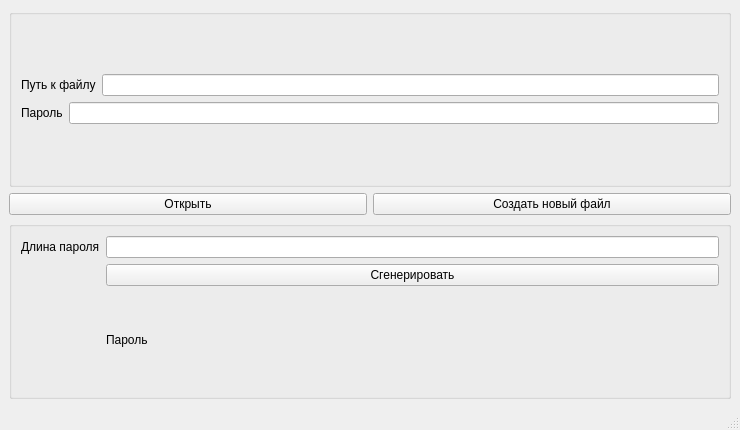
<?xml version="1.0" encoding="UTF-8"?>
<ui version="4.0">
 <class>MainWindow</class>
 <widget class="QMainWindow" name="MainWindow">
  <property name="geometry">
   <rect>
    <x>0</x>
    <y>0</y>
    <width>740</width>
    <height>430</height>
   </rect>
  </property>
  <property name="windowTitle">
   <string>MainWindow</string>
  </property>
  <widget class="QWidget" name="centralwidget">
   <layout class="QVBoxLayout" name="verticalLayout_2">
    <item>
     <widget class="QGroupBox" name="groupBox">
      <property name="title">
       <string/>
      </property>
      <layout class="QGridLayout" name="gridLayout">
       <item row="0" column="0">
        <layout class="QVBoxLayout" name="verticalLayout">
         <item>
          <layout class="QHBoxLayout" name="horizontalLayout_2">
           <item>
            <widget class="QLabel" name="label">
             <property name="text">
              <string>Путь к файлу</string>
             </property>
            </widget>
           </item>
           <item>
            <widget class="QLineEdit" name="lineEdit"/>
           </item>
          </layout>
         </item>
         <item>
          <layout class="QHBoxLayout" name="horizontalLayout">
           <item>
            <widget class="QLabel" name="label_2">
             <property name="text">
              <string>Пароль</string>
             </property>
            </widget>
           </item>
           <item>
            <widget class="QLineEdit" name="lineEdit_2"/>
           </item>
          </layout>
         </item>
        </layout>
       </item>
      </layout>
     </widget>
    </item>
    <item>
     <layout class="QHBoxLayout" name="horizontalLayout_3">
      <item>
       <widget class="QPushButton" name="pushButton_2">
        <property name="text">
         <string>Открыть</string>
        </property>
       </widget>
      </item>
      <item>
       <widget class="QPushButton" name="pushButton">
        <property name="text">
         <string>Создать новый файл</string>
        </property>
       </widget>
      </item>
     </layout>
    </item>
    <item>
     <widget class="QGroupBox" name="groupBox_2">
      <property name="title">
       <string/>
      </property>
      <layout class="QGridLayout" name="gridLayout_2">
       <item row="0" column="0">
        <widget class="QLabel" name="label_6">
         <property name="text">
          <string>Длина пароля</string>
         </property>
        </widget>
       </item>
       <item row="0" column="1">
        <widget class="QLineEdit" name="lineEdit_3"/>
       </item>
       <item row="1" column="1">
        <widget class="QPushButton" name="pushButton_3">
         <property name="text">
          <string>Сгенерировать</string>
         </property>
        </widget>
       </item>
       <item row="2" column="1">
        <widget class="QLabel" name="label_3">
         <property name="text">
          <string>Пароль</string>
         </property>
        </widget>
       </item>
      </layout>
     </widget>
    </item>
   </layout>
  </widget>
  <widget class="QMenuBar" name="menubar">
   <property name="geometry">
    <rect>
     <x>0</x>
     <y>0</y>
     <width>740</width>
     <height>20</height>
    </rect>
   </property>
  </widget>
  <widget class="QStatusBar" name="statusbar"/>
  <action name="action1">
   <property name="text">
    <string>1</string>
   </property>
  </action>
 </widget>
 <resources/>
 <connections/>
</ui>
